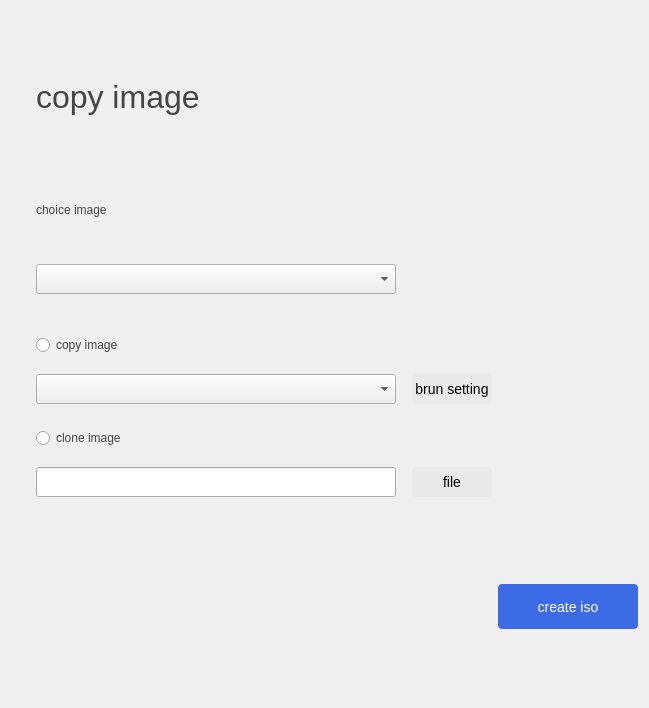
<?xml version="1.0" encoding="UTF-8"?>
<ui version="4.0">
 <class>p_copy</class>
 <widget class="QWidget" name="p_copy">
  <property name="geometry">
   <rect>
    <x>0</x>
    <y>0</y>
    <width>571</width>
    <height>708</height>
   </rect>
  </property>
  <property name="windowTitle">
   <string>Form</string>
  </property>
  <layout class="QHBoxLayout" name="horizontalLayout_3">
   <item>
    <spacer name="horizontalSpacer">
     <property name="orientation">
      <enum>Qt::Horizontal</enum>
     </property>
     <property name="sizeType">
      <enum>QSizePolicy::Fixed</enum>
     </property>
     <property name="sizeHint" stdset="0">
      <size>
       <width>25</width>
       <height>20</height>
      </size>
     </property>
    </spacer>
   </item>
   <item>
    <layout class="QVBoxLayout" name="verticalLayout">
     <item>
      <spacer name="verticalSpacer_4">
       <property name="orientation">
        <enum>Qt::Vertical</enum>
       </property>
       <property name="sizeType">
        <enum>QSizePolicy::Fixed</enum>
       </property>
       <property name="sizeHint" stdset="0">
        <size>
         <width>20</width>
         <height>50</height>
        </size>
       </property>
      </spacer>
     </item>
     <item>
      <widget class="QLabel" name="label">
       <property name="font">
        <font>
         <pointsize>24</pointsize>
        </font>
       </property>
       <property name="styleSheet">
        <string notr="true">color:rgb(68, 68, 68)</string>
       </property>
       <property name="text">
        <string>copy image</string>
       </property>
      </widget>
     </item>
     <item>
      <spacer name="verticalSpacer">
       <property name="orientation">
        <enum>Qt::Vertical</enum>
       </property>
       <property name="sizeType">
        <enum>QSizePolicy::Fixed</enum>
       </property>
       <property name="sizeHint" stdset="0">
        <size>
         <width>20</width>
         <height>35</height>
        </size>
       </property>
      </spacer>
     </item>
     <item>
      <widget class="QLabel" name="label_2">
       <property name="styleSheet">
        <string notr="true">font: 14pt &quot;Sans Serif&quot;;color:rgb(68, 68, 68)</string>
       </property>
       <property name="text">
        <string>choice image</string>
       </property>
      </widget>
     </item>
     <item>
      <spacer name="verticalSpacer_5">
       <property name="orientation">
        <enum>Qt::Vertical</enum>
       </property>
       <property name="sizeType">
        <enum>QSizePolicy::Fixed</enum>
       </property>
       <property name="sizeHint" stdset="0">
        <size>
         <width>20</width>
         <height>13</height>
        </size>
       </property>
      </spacer>
     </item>
     <item>
      <widget class="QComboBox" name="comboBox_2">
       <property name="minimumSize">
        <size>
         <width>360</width>
         <height>30</height>
        </size>
       </property>
       <property name="maximumSize">
        <size>
         <width>360</width>
         <height>30</height>
        </size>
       </property>
       <property name="baseSize">
        <size>
         <width>360</width>
         <height>30</height>
        </size>
       </property>
      </widget>
     </item>
     <item>
      <spacer name="verticalSpacer_2">
       <property name="orientation">
        <enum>Qt::Vertical</enum>
       </property>
       <property name="sizeType">
        <enum>QSizePolicy::Fixed</enum>
       </property>
       <property name="sizeHint" stdset="0">
        <size>
         <width>20</width>
         <height>35</height>
        </size>
       </property>
      </spacer>
     </item>
     <item>
      <widget class="QRadioButton" name="radioButton">
       <property name="styleSheet">
        <string notr="true">font: 14pt &quot;Sans Serif&quot;;color:rgb(68, 68, 68)</string>
       </property>
       <property name="text">
        <string>copy image</string>
       </property>
      </widget>
     </item>
     <item>
      <spacer name="verticalSpacer_8">
       <property name="orientation">
        <enum>Qt::Vertical</enum>
       </property>
       <property name="sizeType">
        <enum>QSizePolicy::Fixed</enum>
       </property>
       <property name="sizeHint" stdset="0">
        <size>
         <width>20</width>
         <height>13</height>
        </size>
       </property>
      </spacer>
     </item>
     <item>
      <layout class="QHBoxLayout" name="horizontalLayout_2">
       <item>
        <widget class="QComboBox" name="comboBox">
         <property name="minimumSize">
          <size>
           <width>360</width>
           <height>30</height>
          </size>
         </property>
         <property name="maximumSize">
          <size>
           <width>360</width>
           <height>30</height>
          </size>
         </property>
         <property name="baseSize">
          <size>
           <width>360</width>
           <height>30</height>
          </size>
         </property>
        </widget>
       </item>
       <item>
        <spacer name="horizontalSpacer_2">
         <property name="orientation">
          <enum>Qt::Horizontal</enum>
         </property>
         <property name="sizeType">
          <enum>QSizePolicy::Fixed</enum>
         </property>
         <property name="sizeHint" stdset="0">
          <size>
           <width>10</width>
           <height>20</height>
          </size>
         </property>
        </spacer>
       </item>
       <item>
        <widget class="QPushButton" name="burn_setting">
         <property name="minimumSize">
          <size>
           <width>80</width>
           <height>30</height>
          </size>
         </property>
         <property name="maximumSize">
          <size>
           <width>80</width>
           <height>30</height>
          </size>
         </property>
         <property name="baseSize">
          <size>
           <width>80</width>
           <height>30</height>
          </size>
         </property>
         <property name="styleSheet">
          <string notr="true">QPushButton{background-color:rgb(233, 233, 233);font: 14px;border-radius: 4px;}
                           QPushButton:hover{background-color:rgb(107, 142, 235);font: 14px;border-radius: 4px;}
                           QPushButton:pressed{border:none;background-color:rgb(65, 95, 196);font: 14px;border-radius: 4px;}</string>
         </property>
         <property name="text">
          <string>brun setting</string>
         </property>
        </widget>
       </item>
      </layout>
     </item>
     <item>
      <spacer name="verticalSpacer_10">
       <property name="orientation">
        <enum>Qt::Vertical</enum>
       </property>
       <property name="sizeType">
        <enum>QSizePolicy::Fixed</enum>
       </property>
       <property name="sizeHint" stdset="0">
        <size>
         <width>13</width>
         <height>18</height>
        </size>
       </property>
      </spacer>
     </item>
     <item>
      <widget class="QRadioButton" name="radioButton_2">
       <property name="styleSheet">
        <string notr="true">color:rgb(68, 68, 68);
font: 14pt &quot;Sans Serif&quot;;</string>
       </property>
       <property name="text">
        <string>clone image</string>
       </property>
      </widget>
     </item>
     <item>
      <spacer name="verticalSpacer_9">
       <property name="orientation">
        <enum>Qt::Vertical</enum>
       </property>
       <property name="sizeType">
        <enum>QSizePolicy::Fixed</enum>
       </property>
       <property name="sizeHint" stdset="0">
        <size>
         <width>20</width>
         <height>13</height>
        </size>
       </property>
      </spacer>
     </item>
     <item>
      <layout class="QHBoxLayout" name="horizontalLayout">
       <item>
        <widget class="QLineEdit" name="lineEdit_2">
         <property name="minimumSize">
          <size>
           <width>360</width>
           <height>30</height>
          </size>
         </property>
         <property name="maximumSize">
          <size>
           <width>360</width>
           <height>30</height>
          </size>
         </property>
         <property name="baseSize">
          <size>
           <width>360</width>
           <height>30</height>
          </size>
         </property>
        </widget>
       </item>
       <item>
        <spacer name="horizontalSpacer_3">
         <property name="orientation">
          <enum>Qt::Horizontal</enum>
         </property>
         <property name="sizeType">
          <enum>QSizePolicy::Fixed</enum>
         </property>
         <property name="sizeHint" stdset="0">
          <size>
           <width>10</width>
           <height>20</height>
          </size>
         </property>
        </spacer>
       </item>
       <item>
        <widget class="QPushButton" name="file">
         <property name="minimumSize">
          <size>
           <width>80</width>
           <height>30</height>
          </size>
         </property>
         <property name="maximumSize">
          <size>
           <width>80</width>
           <height>30</height>
          </size>
         </property>
         <property name="baseSize">
          <size>
           <width>80</width>
           <height>30</height>
          </size>
         </property>
         <property name="styleSheet">
          <string notr="true">QPushButton{background-color:rgb(233, 233, 233);font: 14px;border-radius: 4px;}
                           QPushButton:hover{background-color:rgb(107, 142, 235);font: 14px;border-radius: 4px;}
                           QPushButton:pressed{border:none;background-color:rgb(65, 95, 196);font: 14px;border-radius: 4px;}</string>
         </property>
         <property name="text">
          <string>file</string>
         </property>
        </widget>
       </item>
      </layout>
     </item>
     <item>
      <spacer name="verticalSpacer_3">
       <property name="orientation">
        <enum>Qt::Vertical</enum>
       </property>
       <property name="sizeType">
        <enum>QSizePolicy::Fixed</enum>
       </property>
       <property name="sizeHint" stdset="0">
        <size>
         <width>200</width>
         <height>200</height>
        </size>
       </property>
      </spacer>
     </item>
    </layout>
   </item>
   <item>
    <layout class="QVBoxLayout" name="verticalLayout_5">
     <item>
      <spacer name="verticalSpacer_6">
       <property name="orientation">
        <enum>Qt::Vertical</enum>
       </property>
       <property name="sizeType">
        <enum>QSizePolicy::Fixed</enum>
       </property>
       <property name="sizeHint" stdset="0">
        <size>
         <width>20</width>
         <height>530</height>
        </size>
       </property>
      </spacer>
     </item>
     <item>
      <widget class="QPushButton" name="create">
       <property name="minimumSize">
        <size>
         <width>140</width>
         <height>45</height>
        </size>
       </property>
       <property name="maximumSize">
        <size>
         <width>140</width>
         <height>45</height>
        </size>
       </property>
       <property name="baseSize">
        <size>
         <width>140</width>
         <height>45</height>
        </size>
       </property>
       <property name="styleSheet">
        <string notr="true">QPushButton{background-color:rgb(61, 107, 229);font: 14px;border-radius: 4px;color: rgb(255,255,255);}
                           QPushButton:hover{background-color:rgb(107, 142, 235);font: 14px;border-radius: 4px;color: rgb(255,255,255);}
                           QPushButton:pressed{border:none;background-color:rgb(65, 95, 196);font: 14px;border-radius: 4px;color: rgb(255,255,255);}</string>
       </property>
       <property name="text">
        <string>create iso</string>
       </property>
      </widget>
     </item>
     <item>
      <spacer name="verticalSpacer_7">
       <property name="orientation">
        <enum>Qt::Vertical</enum>
       </property>
       <property name="sizeType">
        <enum>QSizePolicy::Fixed</enum>
       </property>
       <property name="sizeHint" stdset="0">
        <size>
         <width>20</width>
         <height>25</height>
        </size>
       </property>
      </spacer>
     </item>
    </layout>
   </item>
  </layout>
 </widget>
 <resources/>
 <connections/>
</ui>
